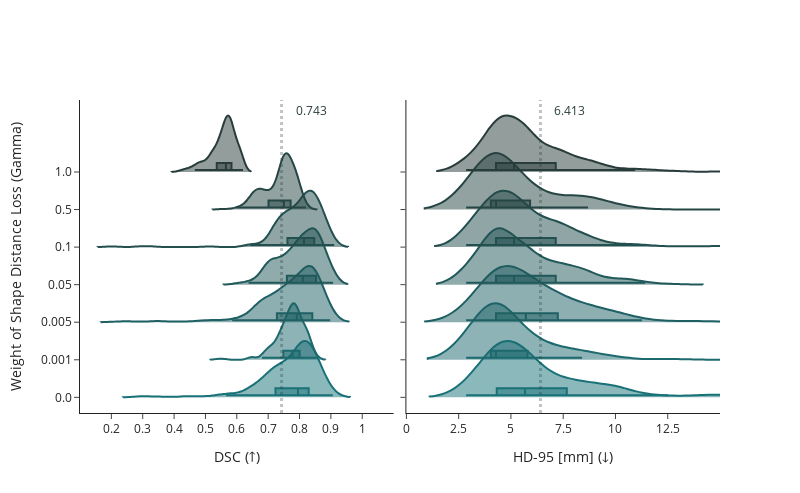

Notebook cell for this chart:
### Code cell
metrics = ['dice', 'hd95']
gammas = sorted(df.gamma.unique())

colors = n_colors('rgb(25, 114, 120)', 'rgb(40, 61, 59)', len(gammas), colortype='rgb')

fig = make_subplots(
    rows=1, cols=len(metrics), 
    shared_yaxes=True, shared_xaxes=False, 
    horizontal_spacing=0.02, vertical_spacing=0.0
)

for m, metric in enumerate(metrics):

    data = np.array(list(map(
        lambda g: np.array(df[(df.gamma == g) & (df.split == 'test')][metric]), gammas
    )))

    for g, (data_line, color) in enumerate(zip(data, colors)):
        fig.add_trace(go.Violin(name=gammas[g], x=data_line, line_color=color), row=1, col=m + 1)

    fig.add_vline(
        x=data.mean(),
        annotation_text=f"    {data.mean():.3f}", annotation_position="top right", 
        annotation_font_color='rgb(40, 61, 59)',
        line_width=3, line_dash="dot", line_color='rgb(40, 61, 59)', row=1, col=m + 1)

fig.update_xaxes(
    title_text=r'DSC (↑)',
    range=[0.1, 1.1], tickvals=np.arange(0.2, 1.1, 0.1,), row=1, col=1)
fig.update_xaxes(
    title_text=r'HD-95 [mm] (↓)',
    range=[0., 15.], tickvals=np.arange(0., 15., 2.5,), row=1, col=2)

fig.update_yaxes(
    title_text='Weight of Shape Distance Loss (Gamma)', row=1, col=1)

fig.update_layout(height=800 / 1.62, width=800, showlegend=False)
fig.update_traces(
    meanline_visible=False, 
    box_visible=True, orientation='h', side='positive', width=3, points=False)
fig.show()

### Figure 1 — Plotly figure (JSON) as saved in the notebook; plotly's stock layout.template omitted (floating-point values rounded to 4 significant figures; data arrays with more than 128 entries replaced by an {"elided": "..."} marker saying what was removed)
{"data": [{"box": {"visible": true}, "line": {"color": "rgb(25.0, 114.0, 120.0)"}, "meanline": {"visible": false}, "name": "0.0", "orientation": "h", "points": false, "side": "positive", "type": "violin", "width": 3, "x": {"elided": "250 float values"}, "xaxis": "x", "yaxis": "y"}, {"box": {"visible": true}, "line": {"color": "rgb(27.5, 105.16666666666667, 109.83333333333333)"}, "meanline": {"visible": false}, "name": "0.001", "orientation": "h", "points": false, "side": "positive", "type": "violin", "width": 3, "x": {"elided": "250 float values"}, "xaxis": "x", "yaxis": "y"}, {"box": {"visible": true}, "line": {"color": "rgb(30.0, 96.33333333333333, 99.66666666666667)"}, "meanline": {"visible": false}, "name": "0.005", "orientation": "h", "points": false, "side": "positive", "type": "violin", "width": 3, "x": {"elided": "250 float values"}, "xaxis": "x", "yaxis": "y"}, {"box": {"visible": true}, "line": {"color": "rgb(32.5, 87.5, 89.5)"}, "meanline": {"visible": false}, "name": "0.05", "orientation": "h", "points": false, "side": "positive", "type": "violin", "width": 3, "x": {"elided": "250 float values"}, "xaxis": "x", "yaxis": "y"}, {"box": {"visible": true}, "line": {"color": "rgb(35.0, 78.66666666666666, 79.33333333333334)"}, "meanline": {"visible": false}, "name": "0.1", "orientation": "h", "points": false, "side": "positive", "type": "violin", "width": 3, "x": {"elided": "250 float values"}, "xaxis": "x", "yaxis": "y"}, {"box": {"visible": true}, "line": {"color": "rgb(37.5, 69.83333333333333, 69.16666666666667)"}, "meanline": {"visible": false}, "name": "0.5", "orientation": "h", "points": false, "side": "positive", "type": "violin", "width": 3, "x": {"elided": "250 float values"}, "xaxis": "x", "yaxis": "y"}, {"box": {"visible": true}, "line": {"color": "rgb(40.0, 61.0, 59.0)"}, "meanline": {"visible": false}, "name": "1.0", "orientation": "h", "points": false, "side": "positive", "type": "violin", "width": 3, "x": {"elided": "250 float values"}, "xaxis": "x", "yaxis": "y"}, {"box": {"visible": true}, "line": {"color": "rgb(25.0, 114.0, 120.0)"}, "meanline": {"visible": false}, "name": "0.0", "orientation": "h", "points": false, "side": "positive", "type": "violin", "width": 3, "x": {"elided": "250 float values"}, "xaxis": "x2", "yaxis": "y2"}, {"box": {"visible": true}, "line": {"color": "rgb(27.5, 105.16666666666667, 109.83333333333333)"}, "meanline": {"visible": false}, "name": "0.001", "orientation": "h", "points": false, "side": "positive", "type": "violin", "width": 3, "x": {"elided": "250 float values"}, "xaxis": "x2", "yaxis": "y2"}, {"box": {"visible": true}, "line": {"color": "rgb(30.0, 96.33333333333333, 99.66666666666667)"}, "meanline": {"visible": false}, "name": "0.005", "orientation": "h", "points": false, "side": "positive", "type": "violin", "width": 3, "x": {"elided": "250 float values"}, "xaxis": "x2", "yaxis": "y2"}, {"box": {"visible": true}, "line": {"color": "rgb(32.5, 87.5, 89.5)"}, "meanline": {"visible": false}, "name": "0.05", "orientation": "h", "points": false, "side": "positive", "type": "violin", "width": 3, "x": {"elided": "250 float values"}, "xaxis": "x2", "yaxis": "y2"}, {"box": {"visible": true}, "line": {"color": "rgb(35.0, 78.66666666666666, 79.33333333333334)"}, "meanline": {"visible": false}, "name": "0.1", "orientation": "h", "points": false, "side": "positive", "type": "violin", "width": 3, "x": {"elided": "250 float values"}, "xaxis": "x2", "yaxis": "y2"}, {"box": {"visible": true}, "line": {"color": "rgb(37.5, 69.83333333333333, 69.16666666666667)"}, "meanline": {"visible": false}, "name": "0.5", "orientation": "h", "points": false, "side": "positive", "type": "violin", "width": 3, "x": {"elided": "250 float values"}, "xaxis": "x2", "yaxis": "y2"}, {"box": {"visible": true}, "line": {"color": "rgb(40.0, 61.0, 59.0)"}, "meanline": {"visible": false}, "name": "1.0", "orientation": "h", "points": false, "side": "positive", "type": "violin", "width": 3, "x": {"elided": "250 float values"}, "xaxis": "x2", "yaxis": "y2"}], "layout": {"annotations": [{"font": {"color": "rgb(40, 61, 59)"}, "showarrow": false, "text": "    0.743", "x": 0.7428, "xanchor": "left", "xref": "x", "y": 1, "yanchor": "top", "yref": "y domain"}, {"font": {"color": "rgb(40, 61, 59)"}, "showarrow": false, "text": "    6.413", "x": 6.413, "xanchor": "left", "xref": "x2", "y": 1, "yanchor": "top", "yref": "y2 domain"}], "height": 493.8, "shapes": [{"line": {"color": "rgb(40, 61, 59)", "dash": "dot", "width": 3}, "type": "line", "x0": 0.7428, "x1": 0.7428, "xref": "x", "y0": 0, "y1": 1, "yref": "y domain"}, {"line": {"color": "rgb(40, 61, 59)", "dash": "dot", "width": 3}, "type": "line", "x0": 6.413, "x1": 6.413, "xref": "x2", "y0": 0, "y1": 1, "yref": "y2 domain"}], "showlegend": false, "width": 800, "xaxis": {"anchor": "y", "domain": [0, 0.49], "range": [0.1, 1.1], "tickvals": [0.2, 0.3, 0.4, 0.5, 0.6, 0.7, 0.8, 0.9, 1.0], "title": {"text": "DSC (↑)"}}, "xaxis2": {"anchor": "y2", "domain": [0.51, 1], "range": [0, 15], "tickvals": [0, 2.5, 5, 7.5, 10, 12.5], "title": {"text": "HD-95 [mm] (↓)"}}, "yaxis": {"anchor": "x", "domain": [0, 1], "title": {"text": "Weight of Shape Distance Loss (Gamma)"}}, "yaxis2": {"anchor": "x2", "domain": [0, 1], "matches": "y", "showticklabels": false}}}
